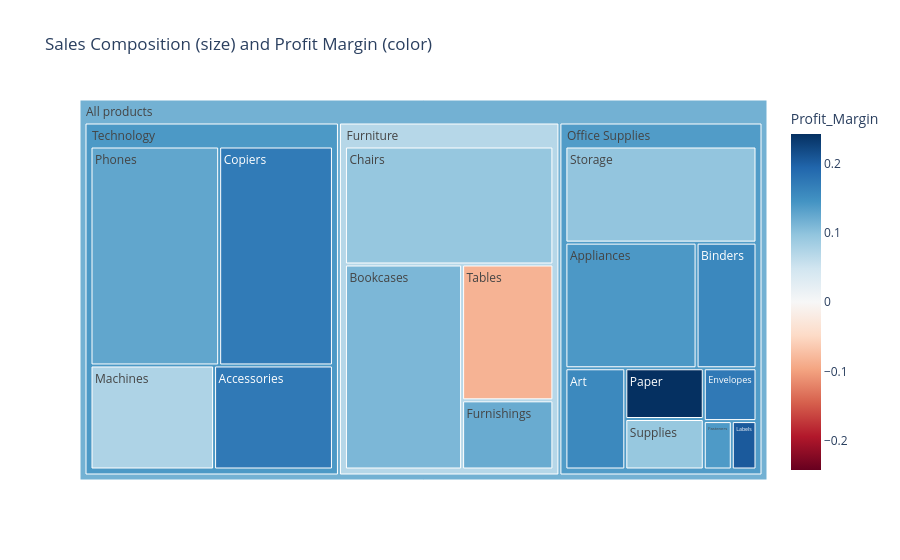

Notebook source saved alongside this figure:
### Code cell
# ============================================================
# 10.2 PROPORTIONS (interactive): Treemap Category -> Sub-Category
# ============================================================
tm = df.groupby(["Category", "Sub_Category"], as_index=False).agg(Sales=("Sales", "sum"),
                                                                 Profit=("Profit", "sum"))
tm["Profit_Margin"] = tm["Profit"] / tm["Sales"]

fig = px.treemap(tm, path=[px.Constant("All products"), "Category", "Sub_Category"],
                 values="Sales", color="Profit_Margin",
                 color_continuous_scale="RdBu", color_continuous_midpoint=0,
                 title="Sales Composition (size) and Profit Margin (color)")
fig.write_html("exports/09_treemap_sales_margin.html")   
fig.show()

### Figure 1 — Plotly figure (JSON) as saved in the notebook; plotly's stock layout.template omitted (floating-point values rounded to 4 significant figures)
{"data": [{"branchvalues": "total", "customdata": [[0.1104], [0.09349], [0.1218], [-0.08465], [0.1401], [0.1558], [0.1568], [0.1732], [0.1385], [0.2045], [0.2424], [0.09623], [0.09291], [0.173], [0.1713], [0.07556], [0.127], [0.06938], [0.1369], [0.1399], [0.1161]], "domain": {"x": [0, 1], "y": [0, 1]}, "hovertemplate": "labels=%{label}<br>Sales=%{value}<br>parent=%{parent}<br>id=%{id}<br>Profit_Margin=%{color}<extra></extra>", "ids": ["All products/Furniture/Bookcases", "All products/Furniture/Chairs", "All products/Furniture/Furnishings", "All products/Furniture/Tables", "All products/Office Supplies/Appliances", "All products/Office Supplies/Art", "All products/Office Supplies/Binders", "All products/Office Supplies/Envelopes", "All products/Office Supplies/Fasteners", "All products/Office Supplies/Labels", "All products/Office Supplies/Paper", "All products/Office Supplies/Storage", "All products/Office Supplies/Supplies", "All products/Technology/Accessories", "All products/Technology/Copiers", "All products/Technology/Machines", "All products/Technology/Phones", "All products/Furniture", "All products/Office Supplies", "All products/Technology", "All products"], "labels": ["Bookcases", "Chairs", "Furnishings", "Tables", "Appliances", "Art", "Binders", "Envelopes", "Fasteners", "Labels", "Paper", "Storage", "Supplies", "Accessories", "Copiers", "Machines", "Phones", "Furniture", "Office Supplies", "Technology", "All products"], "marker": {"coloraxis": "coloraxis", "colors": [0.1104, 0.09349, 0.1218, -0.08465, 0.1401, 0.1558, 0.1568, 0.1732, 0.1385, 0.2045, 0.2424, 0.09623, 0.09291, 0.173, 0.1713, 0.07556, 0.127, 0.06938, 0.1369, 0.1399, 0.1161]}, "name": "", "parents": ["All products/Furniture", "All products/Furniture", "All products/Furniture", "All products/Furniture", "All products/Office Supplies", "All products/Office Supplies", "All products/Office Supplies", "All products/Office Supplies", "All products/Office Supplies", "All products/Office Supplies", "All products/Office Supplies", "All products/Office Supplies", "All products/Office Supplies", "All products/Technology", "All products/Technology", "All products/Technology", "All products/Technology", "All products", "All products", "All products", ""], "type": "treemap", "values": [1467000.0, 1502000.0, 385600.0, 757000.0, 1011000.0, 372100.0, 461900.0, 170900.0, 83240.0, 73400.0, 244300.0, 1127000.0, 243100.0, 749200.0, 1509000.0, 779100.0, 1707000.0, 4111000.0, 3787000.0, 4745000.0, 12640000.0]}], "layout": {"coloraxis": {"autocolorscale": false, "cmid": 0, "colorbar": {"title": {"text": "Profit_Margin"}}, "colorscale": [[0, "rgb(103,0,31)"], [0.1, "rgb(178,24,43)"], [0.2, "rgb(214,96,77)"], [0.3, "rgb(244,165,130)"], [0.4, "rgb(253,219,199)"], [0.5, "rgb(247,247,247)"], [0.6, "rgb(209,229,240)"], [0.7, "rgb(146,197,222)"], [0.8, "rgb(67,147,195)"], [0.9, "rgb(33,102,172)"], [1, "rgb(5,48,97)"]]}, "legend": {"tracegroupgap": 0}, "title": {"text": "Sales Composition (size) and Profit Margin (color)"}}}
